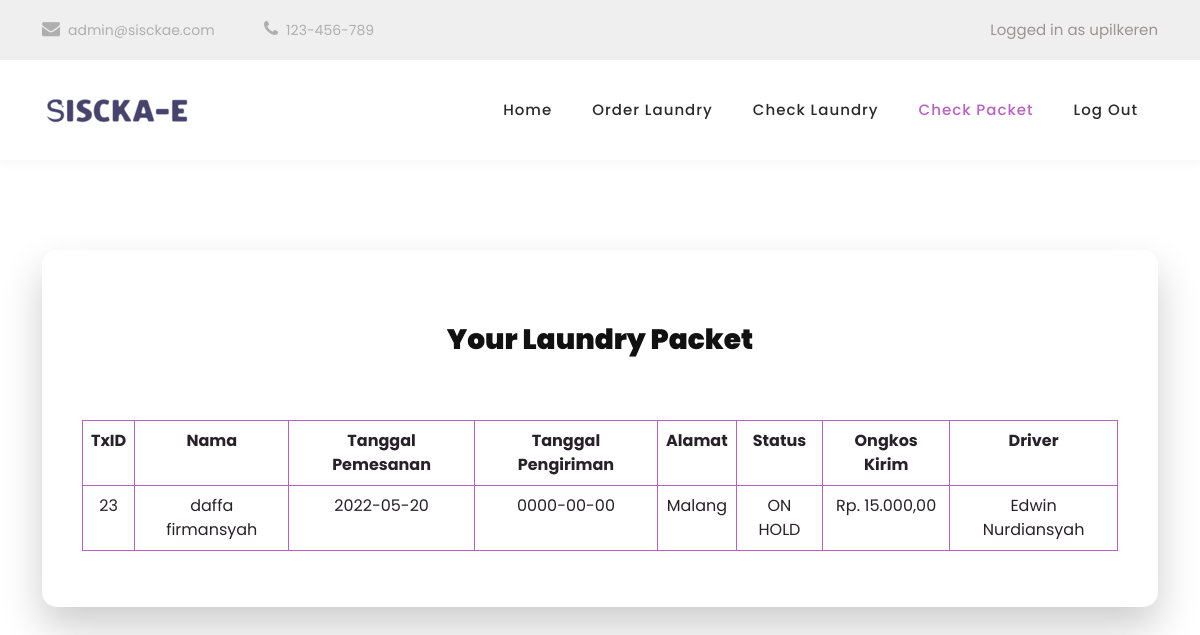
/customer/customer-check-packet.php (signed in), run on the app's committed database.
### tables this page shows
CREATE TABLE `paket` (
  `paket_id` int(10) NOT NULL,
  `transaksi_id` int(10) NOT NULL,
  `nama_customer` varchar(255) NOT NULL,
  `tanggal_pemesanan` date NOT NULL,
  `tanggal_pengiriman` date NOT NULL,
  `alamat_customer` varchar(255) NOT NULL,
  `paket_state` varchar(255) NOT NULL,
  `paket_ongkir` int(10) NOT NULL,
  `paket_driver` varchar(255) NOT NULL
);

### customer/customer-check-packet.php (the view, shortened to what this page needs)
<?php
    require("../connector.php");
    $profile_username = $_SESSION['username'];
    $profile_id = $_SESSION['pelanggan_id'];
    $stmt1 = $db->query("SELECT nama FROM pelanggan WHERE pelanggan_id='$profile_id'");
    $get_name = $stmt1->fetch(PDO::FETCH_ASSOC);
    $nama = $get_name['nama'];
    $get_paket = "SELECT * FROM paket WHERE nama_customer='$nama'";
    $stmt2 = $db->query($get_paket);
?>
<!DOCTYPE html>
<html lang="en">
<head>
    <link href="../css/bootstrap.min.css" rel="stylesheet">
    <link rel="stylesheet" href="../css/fontawesome.css">
    <link rel="stylesheet" href="../css/style.css">
</head>
<div class="pre-header">
    <div class="container">
        <div class="row">
            <div class="col-lg-8 col-sm-8 col-7">
                <ul class="info">
                    <li><a href="#"><i class="fa fa-envelope"></i>admin@sisckae.com</a></li>
                    <li><a href="#"><i class="fa fa-phone"></i>123-456-789</a></li>
                </ul>
            </div>
            <div class="col-lg-4 col-sm-4 col-5">
                <ul class="username">
                    <li><a>Logged in as <?php echo $profile_username ?></a></li>
                </ul>
            </div>
        </div>
    </div>
</div>
<header class="header-area">
    <div class="container">
        <div class="row">
            <div class="col-12">
                <nav class="main-nav">
                    <a href="customer-home.php" class="logo">
                        <img src="../images/sisckae.png" alt="">
                    </a>
                    <ul class="nav">
                        <li><a href="customer-home.php">Home</a></li>
                        <li><a href="customer-order.php">Order Laundry</a></li>
                        <li><a href="customer-check-laundry.php">Check Laundry</a></li>
                        <li><a href="customer-check-packet.php" class="active">Check Packet</a></li>
                        <li><a href="../logout.php">Log Out</a></li>
                    </ul>
                </nav>
            </div>
        </div>
    </div>
</header>
<section class="order-laundry" id="order-section">
    <div class="container">
        <div class="row">
            <div class="col-lg-12">
                <form id="cart" action="" method="">
                    <div class="section-heading">
                        <h4>Your Laundry Packet</h4>
                    </div>
                    <table class="table table-bordered" style="text-align:center">
                        <tr>
                            <th>TxID</th>
                            <th>Nama</th>
                            <th>Tanggal Pemesanan</th>
                            <th>Tanggal Pengiriman</th>
                            <th>Alamat</th>
                            <th>Status</th>
                            <th>Ongkos Kirim</th>
                            <th>Driver</th>
                        </tr>
                            <?php while($row = $stmt2->fetch(PDO::FETCH_ASSOC)) : ?>
                        <tr>
                            <td><?php echo htmlspecialchars($row['transaksi_id'])?></td>
                            <td><?php echo htmlspecialchars($row['nama_customer'])?></td>
                            <td><?php echo htmlspecialchars($row['tanggal_pemesanan'])?></td>
                            <td><?php echo htmlspecialchars($row['tanggal_pengiriman'])?></td>
                            <td><?php echo htmlspecialchars($row['alamat_customer'])?></td>
                            <td><?php echo htmlspecialchars($row['paket_state'])?></td>
                            <td>Rp. <?php echo number_format(($row['paket_ongkir']), 2, ',', '.')?></td>
                            <td><?php echo htmlspecialchars($row['paket_driver'])?></td>
                        </tr>
                            <?php endwhile;?>
                    </table>
                </form>
            </div>
        </div>
    </div>
</section>

### css/style.css (style rules this page uses)
html, body, div, span, applet, object, iframe, h1, h2, h3, h4, h5, h6, p, blockquote, div pre, a, abbr, acronym, address, big, cite, code, del, dfn, em, font, img, ins, kbd, q, s, samp, small, strike, strong, sub, sup, tt, var, b, u, i, center, dl, dt, dd, ol, ul, li, figure, header, nav, section, article, aside, footer, figcaption { margin: 0; padding: 0; border: 0; outline: 0; }
ul, li { padding: 0; margin: 0; list-style: none; }
header, nav, section, article, aside, footer, hgroup { display: block; }
* { box-sizing: border-box; }
html, body { font-family: 'Poppins', sans-serif; font-weight: 400; background-color: #fff; -ms-text-size-adjust: 100%; -webkit-font-smoothing: antialiased; -moz-osx-font-smoothing: grayscale; }
a { text-decoration: none !important; }
h1, h2, h3, h4, h5, h6 { margin-top: 0px; margin-bottom: 0px; }
ul { margin-bottom: 0px; }
img { width: 100%; overflow: hidden; }
html, body { background: #fff; font-family: 'Poppins', sans-serif; }
section { margin-top: 140px; }
#order-section { padding-top: 20px; }
.section-heading { position: relative; z-index: 2; padding-top: 20px; margin-top: 0px; text-align: center; margin-bottom: 60px; }
.section-heading h4 { margin-top: 10px; line-height: 40px; font-size: 28px; font-weight: 900; text-transform: capitalize; color: #111; }
.pre-header { background-color: #efefef; height: 60px; padding: 15px 0px; }
.pre-header ul li { display: inline-block; }
.pre-header ul.info li { margin-top: 3px; margin-right: 45px; }
.pre-header ul.info li a { color: #afafaf; font-size: 14px; transition: all .3s; }
.pre-header ul.info li a i { font-size: 18px; margin-right: 8px; }
.pre-header ul.username { text-align: right; }
.pre-header ul.username li { margin-top: 3px; margin-left: 5px; }
.pre-header ul.username li a { color: #9a9494; font-size: 15px; transition: all .3s; }
.header-area { background-color: #fff; box-shadow: 0px 5px 8px rgba(0,0,0,0.03); position: absolute; left: 0px; right: 0px; z-index: 100; height: 100px; -webkit-transition: all .5s ease 0s; -moz-transition: all .5s ease 0s; -o-transition: all .5s ease 0s; transition: all .5s ease 0s; }
.header-area .main-nav { min-height: 80px; background: transparent; }
.header-area .main-nav .logo { float: left; -webkit-transition: all 0.3s ease 0s; -moz-transition: all 0.3s ease 0s; -o-transition: all 0.3s ease 0s; transition: all 0.3s ease 0s; }
.header-area .main-nav .logo { line-height: 100px; float: left; -webkit-transition: all 0.3s ease 0s; -moz-transition: all 0.3s ease 0s; -o-transition: all 0.3s ease 0s; transition: all 0.3s ease 0s; }
.header-area .main-nav .nav { float: right; margin-top: 30px; margin-right: 0px; background-color: transparent; -webkit-transition: all 0.3s ease 0s; -moz-transition: all 0.3s ease 0s; -o-transition: all 0.3s ease 0s; transition: all 0.3s ease 0s; position: relative; z-index: 999; }
.header-area .main-nav .nav li { padding-left: 20px; padding-right: 20px; }
.header-area .main-nav .nav li a { display: block; font-weight: 500; font-size: 15px; color: #2a2a2a; text-transform: capitalize; -webkit-transition: all 0.3s ease 0s; -moz-transition: all 0.3s ease 0s; -o-transition: all 0.3s ease 0s; transition: all 0.3s ease 0s; height: 40px; line-height: 40px; border: transparent; letter-spacing: 1px; }
.header-area .main-nav .nav li:hover a, .header-area .main-nav .nav li a.active { color: #B762C1 !important; }
section.order-laundry #cart { margin-left: auto; position: relative; z-index: 5; background-color: #fff; margin-top: 30px; box-shadow: 0px 20px 40px rgba(0, 0, 0, 0.2); border-radius: 15px; padding: 40px; }
section.order-laundry #cart table { border-radius: 15px 15px 15px 15px; }

### data on the page
paket: transaksi "23", nama_customer "daffa firmansyah", tanggal_pemesanan "2022-05-20", tanggal_pengiriman "0000-00-00", alamat_customer "Malang", paket_state "ON HOLD", paket_ongkir "15.000,00", paket_driver "Edwin Nurdiansyah"

### other printed values
$profile_username "upilkeren"
